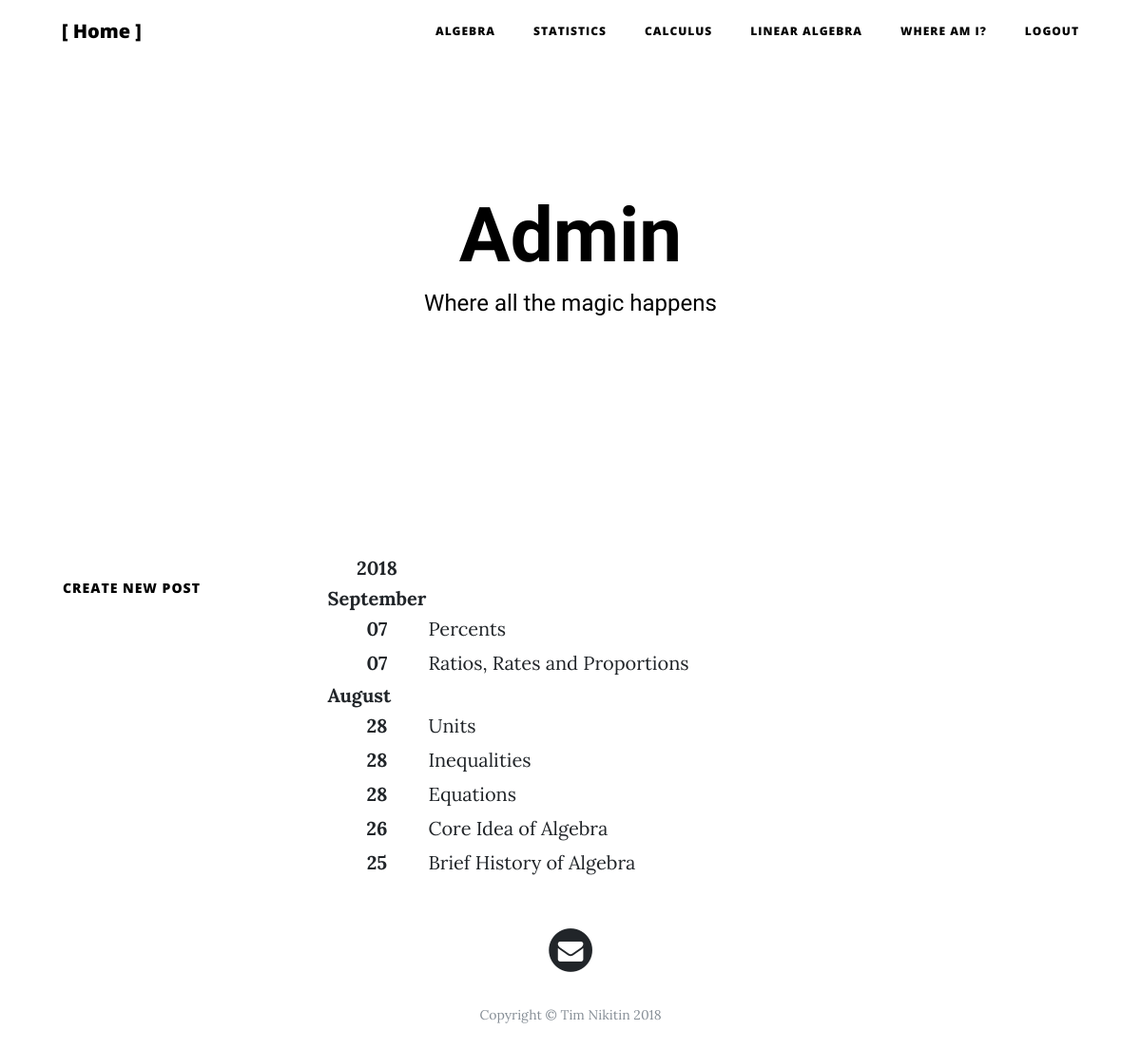
/admin (signed in), run on the app's committed database.
### application.py (models this page shows, shortened)
class Post(db.Model):
    __tablename__ = "posts"
    id = db.Column(db.Integer, primary_key=True)
    heading = db.Column(db.Text)
    sub_heading = db.Column(db.Text)
    text = db.Column(db.Text)
    category = db.Column(db.Text)
    url = db.Column(db.Text)
    author = db.Column(db.Text)
    date = db.Column(db.Date)
    published = db.Column(db.Integer)

### application.py (the view)
@app.route("/admin")
@login_required
def admin():
    image_url = "/static/img/garage-by-dengo-1.jpg"
    heading = "Admin"
    subheading = "Where all the magic happens"
    heading_class = "page-heading"
    subheading_class = "span"
    rows = Post.query.order_by(Post.id.desc()).all()
    posts_month = []
    current_month = ""
    current_year = ""
    first_month = True
    first_year = True
    for object in rows:
        month = object.date.strftime("%B")
        year = object.date.strftime("%Y")
        if first_month and first_year:
            posts_month.append({object: [month, year]})
            first_month = False
            first_year = False
        elif month == current_month and year == current_year:
            posts_month.append({object: ["", ""]})
        elif month != current_month and current_month != "" and year == current_year:
            posts_month.append({object: [month, ""]})
        elif year != current_year and current_year != "" and month == current_month:
            posts_month.append({object: ["", year]})
        current_month = month
        current_year = year
    return render_template("admin.html", image_url=image_url, heading=heading,
                           subheading=subheading, heading_class=heading_class,
                           subheading_class=subheading_class, posts_month=posts_month)

### helpers.py (called while the page is built)
def login_required(f):
    @wraps(f)
    def decorated_function(*args, **kwargs):
        if session.get("user_id") is None:
            return redirect(url_for("login", next=request.url))
        return f(*args, **kwargs)
    return decorated_function

### templates/admin.html (shortened to what this page needs)
{% extends "layout_2.html" %}
{% block admin %}
    <div class="container">
      <div class="row">
          <div class="clearfix">
            <a class="btn btn-primary float-right" href="/admin/create" style="margin: 10px !important;">Create New Post</a>
          </div>
        <div class="col-lg-8 col-md-10 mx-auto">
          <table id="table">
                <tbody>
                {% for post in posts_month %}
                    {% for key, value in post.items() %}
                        <tr class="year" style="text-align: center;">
                            <th>
                                {% if value[1] != "" %}
                                {{ value[1] }}
                                {% endif %}
                            </th>
                            <td></td>
                        </tr>
                        <tr class="month">
                            <th>
                                {% if value[0] != "" %}
                                {{ value[0] }}
                                {% endif %}
                            </th>
                            <td></td>
                        </tr>
                        <tr class="post">
                            <th style="text-align: center;">
                                {{ key.date.strftime("%d") }}
                            </th>
                            <td>
                                {% if key.published != 1 %}
                                <a href="{{ url_for('edit') }}?post_heading={{ key.heading }}" value="{{ key.heading }}" style="color: #808080;">{{ key.heading }}</a>
                                {% else %}
                                <a href="{{ url_for('edit') }}?post_heading={{ key.heading }}" value="{{ key.heading }}">{{ key.heading }}</a>
                                {% endif %}
                            </td>
                        </tr>
                    {% endfor %}
                {% endfor %}
                </tbody>
            </table>
        </div>
      </div>
    </div>
{% endblock %}
{% block logout_btn %}
<li class="nav-item"><a class="nav-link" href="{{ url_for('logout') }}">Logout</a></li>
{% endblock %}

### data on the page
Post: value "2018", value "September", date "07", heading "Percents"
Post: date "07", heading "Ratios, Rates and Proportions"
Post: value "August", date "28", heading "Units"
Post: date "28", heading "Inequalities"
Post: date "28", heading "Equations"
Post: date "26", heading "Core Idea of Algebra"
Post: date "25", heading "Brief History of Algebra"

### other printed values
{{ heading }} "Admin"
{{ subheading }} "Where all the magic happens"
